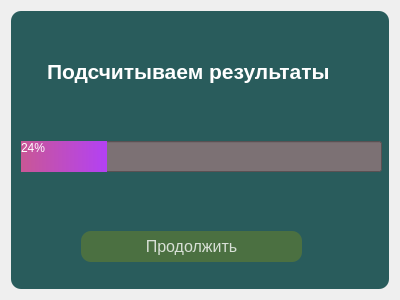
<?xml version="1.0" encoding="UTF-8"?>
<ui version="4.0">
 <class>Form</class>
 <widget class="QWidget" name="Form">
  <property name="geometry">
   <rect>
    <x>0</x>
    <y>0</y>
    <width>400</width>
    <height>300</height>
   </rect>
  </property>
  <property name="windowTitle">
   <string>ERROR</string>
  </property>
  <layout class="QGridLayout" name="gridLayout">
   <item row="0" column="0">
    <widget class="QFrame" name="frame">
     <property name="styleSheet">
      <string notr="true">QFrame {
background-color: rgba(41, 92, 92, 255);
border-radius: 10px;
}</string>
     </property>
     <property name="frameShape">
      <enum>QFrame::StyledPanel</enum>
     </property>
     <property name="frameShadow">
      <enum>QFrame::Raised</enum>
     </property>
     <widget class="QLabel" name="label">
      <property name="geometry">
       <rect>
        <x>20</x>
        <y>30</y>
        <width>321</width>
        <height>51</height>
       </rect>
      </property>
      <property name="styleSheet">
       <string notr="true">QLabel {
font-family: 'Arial' 'Optima';
font: bold;
font-size: 16pt;
color: rgba(255, 255, 255, 255);
margin-left: 10px;
margin-top: 10 px;
}</string>
      </property>
      <property name="text">
       <string>Подсчитываем результаты</string>
      </property>
     </widget>
     <widget class="QProgressBar" name="progressBar">
      <property name="geometry">
       <rect>
        <x>10</x>
        <y>130</y>
        <width>361</width>
        <height>31</height>
       </rect>
      </property>
      <property name="styleSheet">
       <string notr="true">QProgressBar {
background-color: rgb(124, 113, 116);
color: white;
}
QProgressBar::chunk{
background-color: qlineargradient(spread:pad, x1:0, y1:0, x2:1, y2:0, stop:0 rgba(201, 87, 149, 255), stop:1 rgba(179, 65,  244, 255));
}</string>
      </property>
      <property name="value">
       <number>24</number>
      </property>
     </widget>
     <widget class="QPushButton" name="pushButton">
      <property name="geometry">
       <rect>
        <x>70</x>
        <y>220</y>
        <width>221</width>
        <height>31</height>
       </rect>
      </property>
      <property name="styleSheet">
       <string notr="true">QPushButton {
background-color: rgba(127, 143, 24, 100);
border-radius: 10px;
font-size: 12pt;
color: rgba(255, 255, 255, 200);
}
QPushButton:hover {
background-color: rgba(127, 143, 24, 200);
}</string>
      </property>
      <property name="text">
       <string>Продолжить</string>
      </property>
     </widget>
    </widget>
   </item>
  </layout>
 </widget>
 <resources/>
 <connections/>
</ui>
